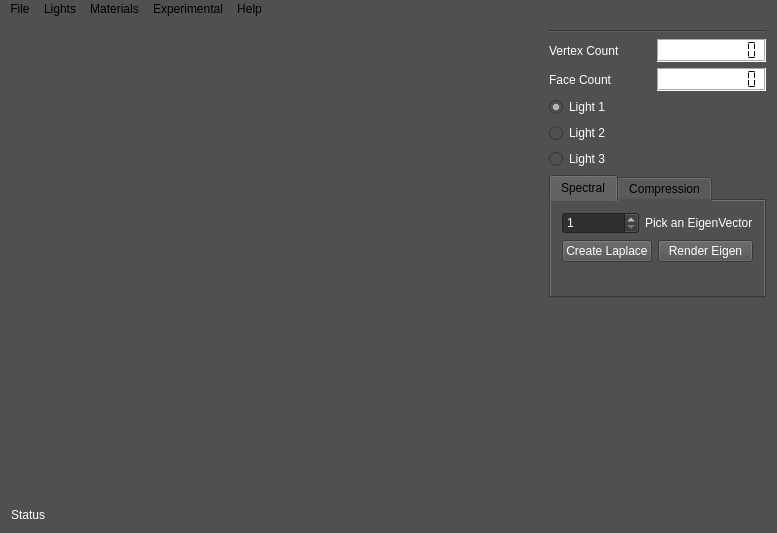
<?xml version="1.0" encoding="UTF-8"?>
<ui version="4.0">
 <class>MainWindow</class>
 <widget class="QMainWindow" name="MainWindow">
  <property name="windowModality">
   <enum>Qt::ApplicationModal</enum>
  </property>
  <property name="geometry">
   <rect>
    <x>0</x>
    <y>0</y>
    <width>777</width>
    <height>533</height>
   </rect>
  </property>
  <property name="focusPolicy">
   <enum>Qt::StrongFocus</enum>
  </property>
  <property name="windowTitle">
   <string>MSCV6 Software Engineering, Sandeep/Peixi</string>
  </property>
  <property name="styleSheet">
   <string notr="true">background-color: rgb(80, 80, 80);</string>
  </property>
  <widget class="QWidget" name="centralWidget">
   <layout class="QGridLayout" name="gridLayout_3">
    <item row="0" column="1">
     <layout class="QVBoxLayout" name="verticalLayout">
      <item>
       <widget class="Line" name="line">
        <property name="orientation">
         <enum>Qt::Horizontal</enum>
        </property>
       </widget>
      </item>
      <item>
       <layout class="QHBoxLayout" name="horizontalLayout_3">
        <item>
         <widget class="QLabel" name="label">
          <property name="styleSheet">
           <string notr="true">
color: rgb(255, 255, 255);</string>
          </property>
          <property name="text">
           <string>Vertex Count</string>
          </property>
         </widget>
        </item>
        <item>
         <widget class="QLCDNumber" name="vertexCount">
          <property name="font">
           <font>
            <family>MS Reference Sans Serif</family>
            <pointsize>12</pointsize>
            <weight>75</weight>
            <bold>true</bold>
           </font>
          </property>
          <property name="autoFillBackground">
           <bool>false</bool>
          </property>
          <property name="styleSheet">
           <string notr="true">color: rgb(0, 0, 0);
background-color: rgb(255, 255, 255);</string>
          </property>
          <property name="frameShadow">
           <enum>QFrame::Sunken</enum>
          </property>
          <property name="digitCount">
           <number>10</number>
          </property>
          <property name="segmentStyle">
           <enum>QLCDNumber::Flat</enum>
          </property>
         </widget>
        </item>
       </layout>
      </item>
      <item>
       <layout class="QHBoxLayout" name="horizontalLayout_4">
        <item>
         <widget class="QLabel" name="label_2">
          <property name="styleSheet">
           <string notr="true">color: rgb(255, 255, 255);
</string>
          </property>
          <property name="text">
           <string>Face Count</string>
          </property>
         </widget>
        </item>
        <item>
         <widget class="QLCDNumber" name="faceCount">
          <property name="font">
           <font>
            <family>MS Reference Sans Serif</family>
            <pointsize>12</pointsize>
            <weight>75</weight>
            <bold>true</bold>
           </font>
          </property>
          <property name="autoFillBackground">
           <bool>false</bool>
          </property>
          <property name="styleSheet">
           <string notr="true">color: rgb(0, 0, 0);
background-color: rgb(255, 255, 255);</string>
          </property>
          <property name="frameShape">
           <enum>QFrame::Box</enum>
          </property>
          <property name="frameShadow">
           <enum>QFrame::Sunken</enum>
          </property>
          <property name="digitCount">
           <number>10</number>
          </property>
          <property name="segmentStyle">
           <enum>QLCDNumber::Flat</enum>
          </property>
         </widget>
        </item>
       </layout>
      </item>
      <item>
       <layout class="QVBoxLayout" name="verticalLayout_3">
        <item>
         <widget class="QRadioButton" name="radioButton">
          <property name="styleSheet">
           <string notr="true">color: rgb(255, 255, 255);</string>
          </property>
          <property name="text">
           <string>Light 1</string>
          </property>
          <property name="checked">
           <bool>true</bool>
          </property>
          <property name="autoExclusive">
           <bool>false</bool>
          </property>
         </widget>
        </item>
        <item>
         <widget class="QRadioButton" name="radioButton_2">
          <property name="styleSheet">
           <string notr="true">color: rgb(255, 255, 255);</string>
          </property>
          <property name="text">
           <string>Light 2</string>
          </property>
          <property name="autoExclusive">
           <bool>false</bool>
          </property>
         </widget>
        </item>
        <item>
         <widget class="QRadioButton" name="radioButton_3">
          <property name="styleSheet">
           <string notr="true">color: rgb(255, 255, 255);</string>
          </property>
          <property name="text">
           <string>Light 3</string>
          </property>
          <property name="autoExclusive">
           <bool>false</bool>
          </property>
         </widget>
        </item>
       </layout>
      </item>
      <item>
       <widget class="QTabWidget" name="tabWidget">
        <property name="sizePolicy">
         <sizepolicy hsizetype="Minimum" vsizetype="Minimum">
          <horstretch>0</horstretch>
          <verstretch>0</verstretch>
         </sizepolicy>
        </property>
        <property name="minimumSize">
         <size>
          <width>0</width>
          <height>100</height>
         </size>
        </property>
        <property name="maximumSize">
         <size>
          <width>16777215</width>
          <height>16777214</height>
         </size>
        </property>
        <property name="currentIndex">
         <number>0</number>
        </property>
        <widget class="QWidget" name="tab">
         <attribute name="title">
          <string>Spectral</string>
         </attribute>
         <layout class="QGridLayout" name="gridLayout_2">
          <item row="0" column="0">
           <layout class="QVBoxLayout" name="verticalLayout_2">
            <item>
             <layout class="QGridLayout" name="gridLayout">
              <item row="0" column="1">
               <widget class="QLabel" name="label_3">
                <property name="styleSheet">
                 <string notr="true">color: rgb(255, 255, 255);</string>
                </property>
                <property name="text">
                 <string>Pick an EigenVector</string>
                </property>
               </widget>
              </item>
              <item row="0" column="0">
               <widget class="QSpinBox" name="eigenSpinner">
                <property name="styleSheet">
                 <string notr="true">color: rgb(255, 255, 255);
background-color: rgb(48, 48, 48);</string>
                </property>
                <property name="wrapping">
                 <bool>false</bool>
                </property>
                <property name="frame">
                 <bool>true</bool>
                </property>
                <property name="showGroupSeparator" stdset="0">
                 <bool>false</bool>
                </property>
                <property name="minimum">
                 <number>1</number>
                </property>
                <property name="maximum">
                 <number>1000</number>
                </property>
               </widget>
              </item>
             </layout>
            </item>
           </layout>
          </item>
          <item row="1" column="0">
           <layout class="QFormLayout" name="formLayout_5">
            <property name="fieldGrowthPolicy">
             <enum>QFormLayout::AllNonFixedFieldsGrow</enum>
            </property>
            <item row="0" column="0">
             <widget class="QPushButton" name="btnSmooth">
              <property name="styleSheet">
               <string notr="true">color: rgb(255, 255, 255);
border-color: rgb(254, 254, 126);</string>
              </property>
              <property name="text">
               <string>Create Laplace</string>
              </property>
             </widget>
            </item>
            <item row="0" column="1">
             <widget class="QPushButton" name="pushButton_3">
              <property name="styleSheet">
               <string notr="true">color: rgb(255, 255, 255);
border-color: rgb(254, 254, 126);</string>
              </property>
              <property name="text">
               <string>Render Eigen</string>
              </property>
             </widget>
            </item>
           </layout>
          </item>
         </layout>
        </widget>
        <widget class="QWidget" name="tab_2">
         <attribute name="title">
          <string>Compression</string>
         </attribute>
         <layout class="QGridLayout" name="gridLayout_5">
          <item row="0" column="0">
           <layout class="QGridLayout" name="gridLayout_4">
            <item row="0" column="0">
             <widget class="QLabel" name="label_4">
              <property name="styleSheet">
               <string notr="true">color: rgb(255, 255, 255);</string>
              </property>
              <property name="text">
               <string>Eigen Vector Count</string>
              </property>
             </widget>
            </item>
            <item row="0" column="1">
             <widget class="QSpinBox" name="eigenComponentSpin">
              <property name="styleSheet">
               <string notr="true">color: rgb(255, 255, 255);</string>
              </property>
             </widget>
            </item>
            <item row="1" column="0">
             <widget class="QSlider" name="eigenComponentSlider">
              <property name="sizePolicy">
               <sizepolicy hsizetype="Minimum" vsizetype="Fixed">
                <horstretch>0</horstretch>
                <verstretch>0</verstretch>
               </sizepolicy>
              </property>
              <property name="orientation">
               <enum>Qt::Horizontal</enum>
              </property>
             </widget>
            </item>
            <item row="2" column="1">
             <widget class="QPushButton" name="pushButton_4">
              <property name="styleSheet">
               <string notr="true">color: rgb(255, 255, 255);</string>
              </property>
              <property name="text">
               <string>Compress</string>
              </property>
             </widget>
            </item>
            <item row="2" column="0">
             <widget class="QPushButton" name="pushButton">
              <property name="styleSheet">
               <string notr="true">color: rgb(255, 255, 255);</string>
              </property>
              <property name="text">
               <string>WaterMark</string>
              </property>
             </widget>
            </item>
           </layout>
          </item>
         </layout>
        </widget>
       </widget>
      </item>
      <item>
       <spacer name="verticalSpacer">
        <property name="orientation">
         <enum>Qt::Vertical</enum>
        </property>
        <property name="sizeHint" stdset="0">
         <size>
          <width>170</width>
          <height>112</height>
         </size>
        </property>
       </spacer>
      </item>
     </layout>
    </item>
    <item row="2" column="0">
     <widget class="QLabel" name="status">
      <property name="styleSheet">
       <string notr="true">color: rgb(255, 255, 255);</string>
      </property>
      <property name="text">
       <string>Status</string>
      </property>
     </widget>
    </item>
    <item row="1" column="0" colspan="2">
     <layout class="QHBoxLayout" name="horizontalLayout"/>
    </item>
    <item row="0" column="0">
     <widget class="myGL" name="glWidget" native="true">
      <property name="sizePolicy">
       <sizepolicy hsizetype="Expanding" vsizetype="Preferred">
        <horstretch>0</horstretch>
        <verstretch>0</verstretch>
       </sizepolicy>
      </property>
      <property name="focusPolicy">
       <enum>Qt::StrongFocus</enum>
      </property>
     </widget>
    </item>
   </layout>
  </widget>
  <widget class="QMenuBar" name="menuBar">
   <property name="geometry">
    <rect>
     <x>0</x>
     <y>0</y>
     <width>777</width>
     <height>21</height>
    </rect>
   </property>
   <widget class="QMenu" name="menuFIle">
    <property name="styleSheet">
     <string notr="true">background-color: rgb(80, 80, 80);
color: rgb(255, 255, 255);</string>
    </property>
    <property name="title">
     <string>File</string>
    </property>
    <addaction name="actionLoad"/>
    <addaction name="actionSave_Laplace_Matrix"/>
    <addaction name="actionExit"/>
   </widget>
   <widget class="QMenu" name="menuLights">
    <property name="title">
     <string>Lights</string>
    </property>
    <widget class="QMenu" name="menuShading_Model">
     <property name="title">
      <string>Shading Model</string>
     </property>
     <addaction name="separator"/>
     <addaction name="actionFLAT"/>
     <addaction name="actionSMOOTH"/>
    </widget>
    <addaction name="actionPosition"/>
    <addaction name="menuShading_Model"/>
   </widget>
   <widget class="QMenu" name="menuMaterials">
    <property name="title">
     <string>Materials</string>
    </property>
    <addaction name="actionEdit_Material"/>
   </widget>
   <widget class="QMenu" name="menuExperimenta">
    <property name="title">
     <string>Experimental</string>
    </property>
    <addaction name="actionCurvature_Analysis"/>
   </widget>
   <widget class="QMenu" name="menuAbout">
    <property name="title">
     <string>Help</string>
    </property>
    <addaction name="actionAbout"/>
   </widget>
   <addaction name="menuFIle"/>
   <addaction name="menuLights"/>
   <addaction name="menuMaterials"/>
   <addaction name="menuExperimenta"/>
   <addaction name="menuAbout"/>
  </widget>
  <action name="actionPosition">
   <property name="text">
    <string>Position</string>
   </property>
   <property name="toolTip">
    <string>Position of glLight</string>
   </property>
  </action>
  <action name="actionEdit_Material">
   <property name="text">
    <string>Edit Material</string>
   </property>
  </action>
  <action name="actionLoad">
   <property name="text">
    <string>Load</string>
   </property>
  </action>
  <action name="actionCurvature_Analysis">
   <property name="text">
    <string>Curvature Analysis</string>
   </property>
  </action>
  <action name="actionFLAT">
   <property name="text">
    <string>FLAT</string>
   </property>
  </action>
  <action name="actionSMOOTH">
   <property name="text">
    <string>SMOOTH</string>
   </property>
  </action>
  <action name="actionSave_Laplace_Matrix">
   <property name="text">
    <string>Save Matrices</string>
   </property>
  </action>
  <action name="actionExit">
   <property name="text">
    <string>Exit</string>
   </property>
  </action>
  <action name="actionAbout">
   <property name="text">
    <string>About</string>
   </property>
  </action>
 </widget>
 <layoutdefault spacing="6" margin="11"/>
 <customwidgets>
  <customwidget>
   <class>myGL</class>
   <extends>QWidget</extends>
   <header>mygl.h</header>
   <container>1</container>
   <slots>
    <signal>faceCount()</signal>
    <slot>LoadObject()</slot>
    <slot>GetLightsCount()</slot>
   </slots>
  </customwidget>
 </customwidgets>
 <resources/>
 <connections>
  <connection>
   <sender>eigenComponentSlider</sender>
   <signal>sliderMoved(int)</signal>
   <receiver>eigenComponentSpin</receiver>
   <slot>setValue(int)</slot>
   <hints>
    <hint type="sourcelabel">
     <x>685</x>
     <y>224</y>
    </hint>
    <hint type="destinationlabel">
     <x>759</x>
     <y>213</y>
    </hint>
   </hints>
  </connection>
  <connection>
   <sender>eigenComponentSpin</sender>
   <signal>valueChanged(int)</signal>
   <receiver>eigenComponentSlider</receiver>
   <slot>setValue(int)</slot>
   <hints>
    <hint type="sourcelabel">
     <x>759</x>
     <y>213</y>
    </hint>
    <hint type="destinationlabel">
     <x>617</x>
     <y>224</y>
    </hint>
   </hints>
  </connection>
  <connection>
   <sender>eigenSpinner</sender>
   <signal>valueChanged(int)</signal>
   <receiver>pushButton_3</receiver>
   <slot>click()</slot>
   <hints>
    <hint type="sourcelabel">
     <x>634</x>
     <y>214</y>
    </hint>
    <hint type="destinationlabel">
     <x>765</x>
     <y>238</y>
    </hint>
   </hints>
  </connection>
 </connections>
</ui>
